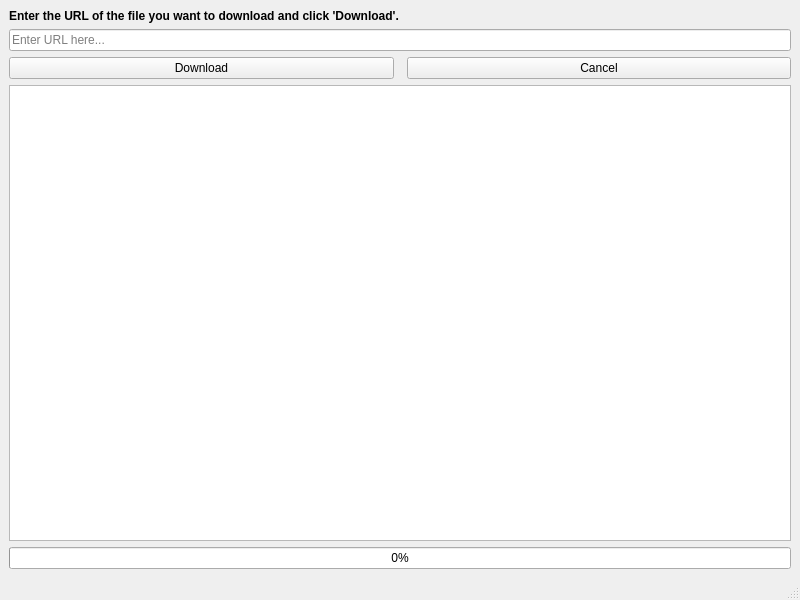
<ui version="4.0">
 <class>MainWindow</class>
 <widget class="QMainWindow" name="MainWindow">
  <property name="geometry">
   <rect>
    <x>0</x>
    <y>0</y>
    <width>800</width> <!-- Увеличенная ширина -->
    <height>600</height> <!-- Увеличенная высота -->
   </rect>
  </property>
  <property name="windowTitle">
   <string>Qt File Downloader</string>
  </property>
    <widget class="QWidget" name="centralwidget">
   <layout class="QVBoxLayout" name="verticalLayout">
    <item>
     <widget class="QLabel" name="descriptionLabel">
      <property name="text">
       <string>Enter the URL of the file you want to download and click 'Download'.</string>
      </property>
      <property name="font">
       <font>
        <weight>75</weight>
        <bold>true</bold>
       </font>
      </property>
     </widget>
    </item>
    <item>
     <widget class="QLineEdit" name="lineEdit">
      <property name="placeholderText">
       <string>Enter URL here...</string>
      </property>
     </widget>
    </item>
    <item>
     <layout class="QHBoxLayout" name="horizontalLayout">
      <item>
       <widget class="QPushButton" name="downloadButton">
        <property name="text">
         <string>Download</string>
        </property>
       </widget>
      </item>
      <item>
       <spacer name="horizontalSpacer">
        <property name="orientation">
         <enum>Qt::Horizontal</enum>
        </property>
        <property name="sizeType">
         <enum>QSizePolicy::Expanding</enum>
        </property>
       </spacer>
      </item>
      <item>
       <widget class="QPushButton" name="cancelButton">
        <property name="text">
         <string>Cancel</string>
        </property>
        <property name="visible">
         <bool>false</bool>
        </property>
       </widget>
      </item>
     </layout>
    </item>
    <item>
     <widget class="QTableView" name="tableView">
      <!-- Настройка стиля таблицы здесь -->
     </widget>
    </item>
    <item>
     <widget class="QProgressBar" name="progressBar">
      <property name="visible">
       <bool>false</bool>
      </property>
      <property name="value">
       <number>0</number>
      </property>
      <!-- Настройка стиля прогресс-бара здесь -->
     </widget>
    </item>
   </layout>
  </widget>
  <widget class="QMenuBar" name="menubar">
   <property name="geometry">
    <rect>
     <x>0</x>
     <y>0</y>
     <width>800</width>
     <height>37</height>
    </rect>
   </property>
  </widget>
  <widget class="QStatusBar" name="statusbar"/>
 </widget>
 <resources/>
 <connections/>
</ui>
